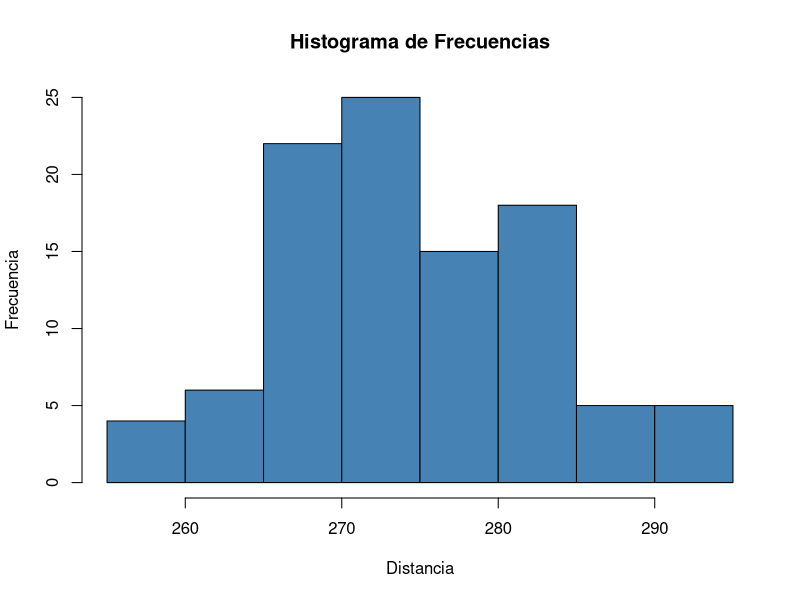
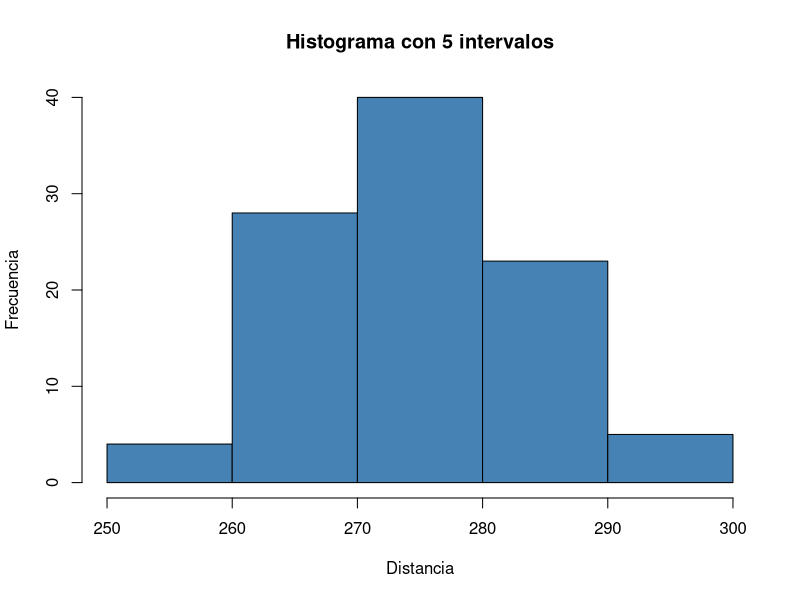
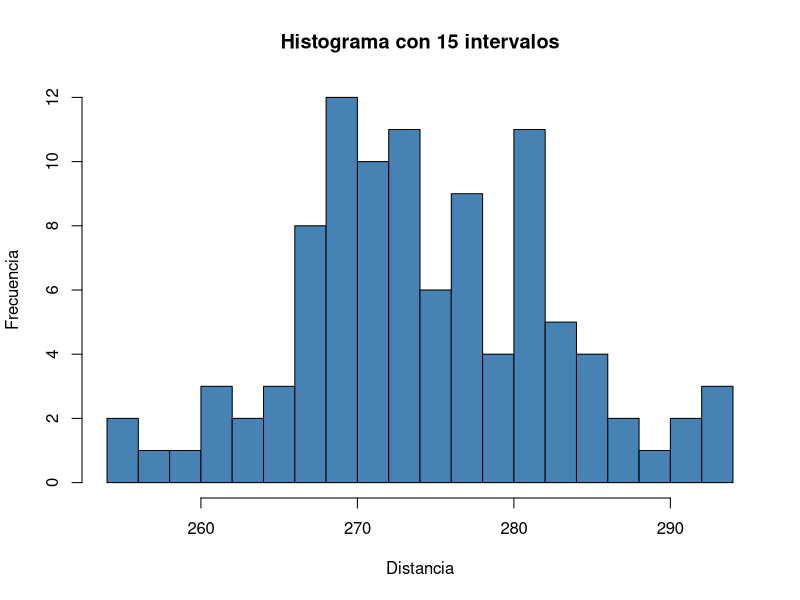
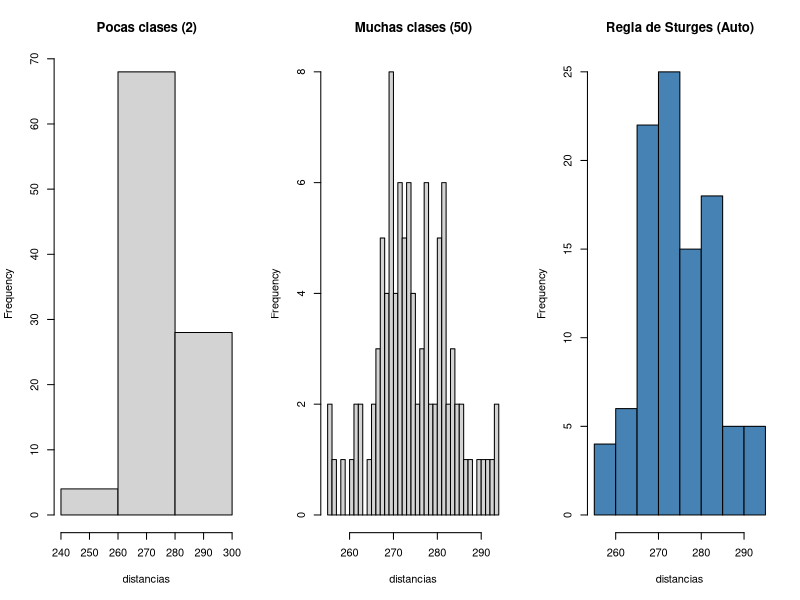
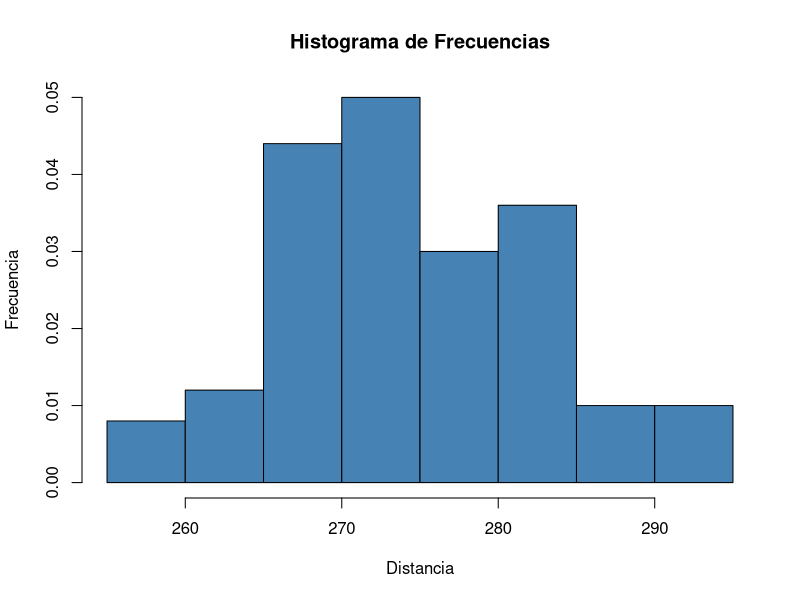
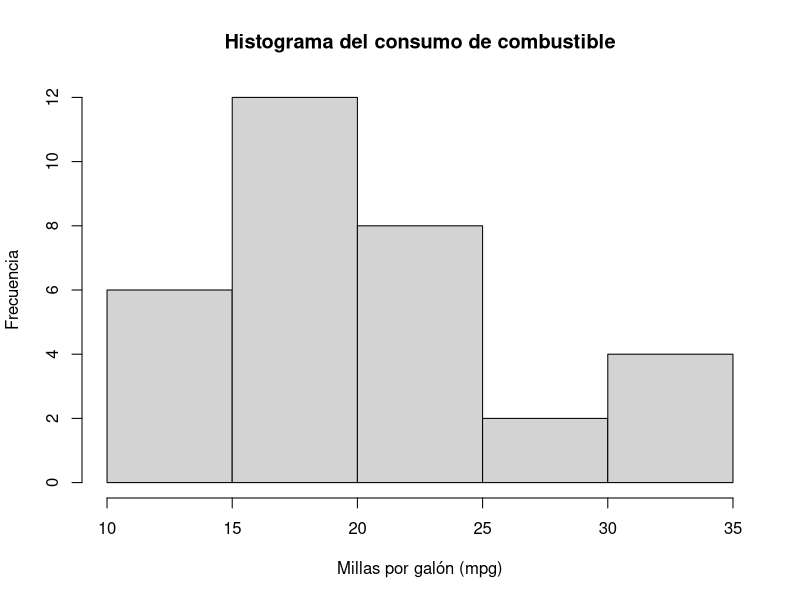

Write the R code that produced these figures, in order.
## ---- chunk 1
# Datos de distancias
distancias <- c(
  291.5, 274.4, 290.2, 276.4, 272.0, 268.7, 281.6, 281.6, 276.3, 285.9,
  269.6, 266.6, 283.6, 269.6, 277.8, 287.8, 267.6, 292.6, 273.4, 284.4,
  270.7, 274.0, 285.2, 275.5, 272.1, 261.3, 274.0, 279.3, 281.0, 293.1,
  277.5, 278.0, 272.5, 271.7, 280.8, 265.6, 260.1, 272.5, 281.3, 263.0,
  279.0, 267.3, 283.5, 271.2, 268.5, 277.1, 266.2, 266.4, 271.5, 280.3,
  267.8, 272.1, 269.7, 278.5, 277.3, 280.5, 270.8, 267.7, 255.1, 276.4,
  283.7, 281.7, 282.2, 274.1, 264.5, 281.0, 273.2, 274.4, 281.6, 273.7,
  271.0, 271.5, 289.7, 271.1, 256.9, 274.5, 286.2, 273.9, 268.5, 262.6,
  261.9, 258.9, 293.2, 267.1, 255.0, 269.7, 281.9, 269.6, 279.8, 269.9,
  282.6, 270.0, 265.2, 277.7, 275.5, 272.2, 270.0, 271.0, 284.3, 268.4
)

# Histograma de frecuencias
hist(distancias, 
     main = "Histograma de Frecuencias", 
     col = "steelblue", 
     xlab = "Distancia", 
     ylab = "Frecuencia")

## ---- chunk 2
hist(distancias, 
     main = "Histograma con 5 intervalos", 
     col = "steelblue", 
     xlab = "Distancia", 
     ylab = "Frecuencia",
     breaks = 5) # Ajusta este número según quieras ver más o menos detalle
## ---- chunk 3
hist(distancias, 
     main = "Histograma con 15 intervalos", 
     col = "steelblue", 
     xlab = "Distancia", 
     ylab = "Frecuencia",
     breaks = 15) # Ajusta este número según quieras ver más o menos detalle
## ---- chunk 4
# Comparativa visual
par(mfrow = c(1, 3)) # Dividir pantalla en 3 columnas

hist(distancias, breaks = 2, col = "lightgrey", main = "Pocas clases (2)")
hist(distancias, breaks = 50, col = "lightgrey", main = "Muchas clases (50)")
hist(distancias, col = "steelblue", main = "Regla de Sturges (Auto)")

par(mfrow = c(1, 1)) # Restaurar diseño original

## ---- chunk 5
    hist(distancias, 
         main = "Histograma de Frecuencias", 
         col = "steelblue", 
         xlab = "Distancia", 
         ylab = "Frecuencia",
         prob = TRUE)
## ---- chunk 6
data(mtcars) ## Cargar el dataset El dataset mtcars ya está incluido en R, por lo que solo necesitamos activarlo.

head(mtcars)  # Mostrar las primeras filas head(mtcars)

## ---- chunk 7

## ---- chunk 8
hist(mtcars$mpg,      
     main = "Histograma del consumo de combustible",      
     xlab = "Millas por galón (mpg)",      
     ylab = "Frecuencia",      
     breaks = 8) 
